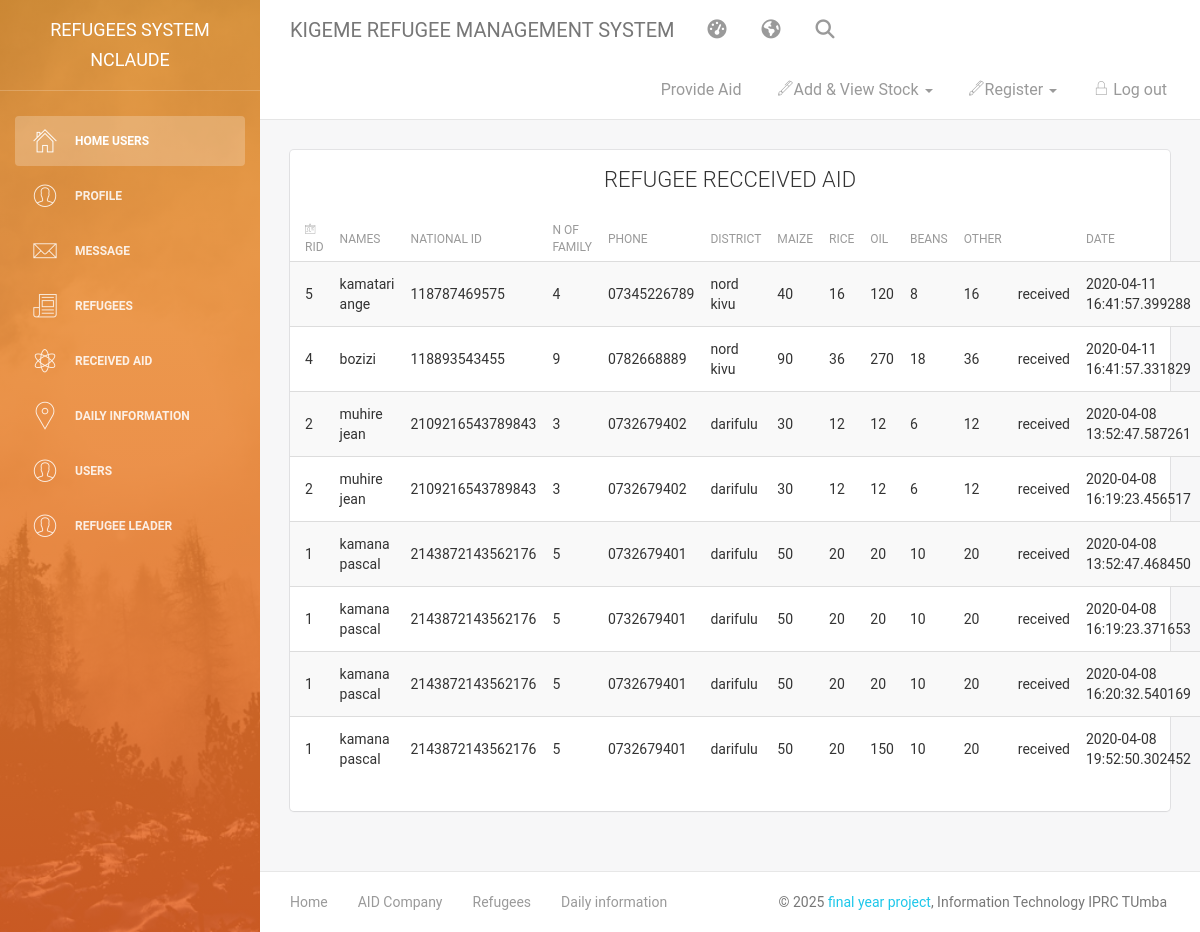
/workers/received_aid.php (signed in), run on the app's committed database.
### tables this page shows
CREATE TABLE `wait_final_received` (
  `wr_id` int(11) NOT NULL,
  `names` varchar(50) NOT NULL,
  `nida` varchar(16) NOT NULL,
  `r_id` int(11) NOT NULL,
  `number_fmly` int(11) NOT NULL,
  `phone` varchar(13) NOT NULL,
  `district` varchar(20) NOT NULL,
  `maize` int(11) NOT NULL,
  `rice` int(11) NOT NULL,
  `oil` int(11) NOT NULL,
  `beans` int(11) NOT NULL,
  `other` int(11) NOT NULL,
  `received` varchar(10) NOT NULL,
  `date` datetime(6) NOT NULL DEFAULT CURRENT_TIMESTAMP(6)
);

### workers/received_aid.php (the view, shortened to what this page needs)
<?php
if (isset($_SESSION['uid'])) {
    ?>
<!doctype html>
<html lang="en">
<head>
	<?php include("head_bootsrap_link.php");?>
</head>
<body>
<div class="wrapper">
    <div class="sidebar" data-color="orange" data-image="assets/img/sidebar-5.jpg">
      <?php
       include("left_panel_menu.php");
        ?>
    <div class="main-panel">
        <?php
         include("up_dashboard.php");
        ?>
        <div class="content">
            <div class="container-fluid">
                <div class="row">
                    <div class="col-md-12">
                        <div class="card">
                            <div class="header">
                               <h4 class="title"><center>REFUGEE RECCEIVED AID</center></h4>
                            </div>
                            <div class="content table-responsive table-full-width">
                              <form action="code/check_recv_code.php" method="POST">
                                <table class="table table-hover table-striped">
                                   <thead>
                                        <th><i class="pe-7s-id"></i>RID</th>
                                        <th>Names </th>
                                        <th>National Id</th>
                                        <th>N of family</th>
                                        <th>phone</th>
                                        <th>district</th>
                                        <th>maize</th>
                                        <th>rice</th>
                                        <th>oil</th>
                                        <th>beans</th>
                                        <th>other</th>
                                        <th></th>
                                        <th>date</th>
                                    </thead>
                                    <tbody>
                                         <?Php
class refugees{
  function __construct(){
try{
  include '../code/connection.php';
  $a=$con->prepare("SELECT * FROM `wait_final_received` WHERE received='received' order by r_id DESC");
  $a->execute();
  while($row=$a->fetch(PDO::FETCH_ASSOC)){
  ?>
                                        <tr>
                                            <td><?php echo $row['r_id']; ?></td>
                                            <td><?php echo $row['names']; ?></td>
                                            <td><?php echo $row['nida']; ?></td>
                                            <td><?php echo $row['number_fmly']; ?></td>
                                            <td><?php echo $row['phone']; ?></td>
                                            <td><?php echo $row['district']; ?></td>
                                            <td><?php echo $row['maize']; ?></td>
                                            <td><?php echo $row['rice']; ?></td>
                                            <td><?php echo $row['oil']; ?></td>
                                            <td><?php echo $row['beans']; ?></td>
                                            <td><?php echo $row['other']; ?></td>
                                            <td><?php echo $row['received']; ?></td>
                                            <td><?php echo $row['date']; ?></td>
                                        </tr>
                                         <?php
      }
    }catch(PDOException $e){echo"connetion error";}
  }
}
$obj=new refugees();
?>
                                    </tbody>
                                </table>
                                </form>
                            </div>
                        </div>
                    </div>
                     </div>
                </div>
            </div>
        <?php
        include("footer.php");
        ?>
      </div>
    </div>
</body>
</html>
<?php
}
else
{
   header('location:../index.php');
}
?>

### data on the page
wait_final_received: r "5", names "kamatari ange", nida "118787469575", number_fmly "4", phone "07345226789", district "nord kivu", maize "40", rice "16", oil "120", beans "8", other "16", received "received", date "2020-04-11 16:41:57.399288"
wait_final_received: r "4", names "bozizi", nida "118893543455", number_fmly "9", phone "0782668889", district "nord kivu", maize "90", rice "36", oil "270", beans "18", other "36", received "received", date "2020-04-11 16:41:57.331829"
wait_final_received: r "2", names "muhire jean", nida "2109216543789843", number_fmly "3", phone "0732679402", district "darifulu", maize "30", rice "12", oil "12", beans "6", other "12", received "received", date "2020-04-08 13:52:47.587261"
wait_final_received: r "2", names "muhire jean", nida "2109216543789843", number_fmly "3", phone "0732679402", district "darifulu", maize "30", rice "12", oil "12", beans "6", other "12", received "received", date "2020-04-08 16:19:23.456517"
wait_final_received: r "1", names "kamana pascal", nida "2143872143562176", number_fmly "5", phone "0732679401", district "darifulu", maize "50", rice "20", oil "20", beans "10", other "20", received "received", date "2020-04-08 13:52:47.468450"
wait_final_received: r "1", names "kamana pascal", nida "2143872143562176", number_fmly "5", phone "0732679401", district "darifulu", maize "50", rice "20", oil "20", beans "10", other "20", received "received", date "2020-04-08 16:19:23.371653"
wait_final_received: r "1", names "kamana pascal", nida "2143872143562176", number_fmly "5", phone "0732679401", district "darifulu", maize "50", rice "20", oil "20", beans "10", other "20", received "received", date "2020-04-08 16:20:32.540169"
wait_final_received: r "1", names "kamana pascal", nida "2143872143562176", number_fmly "5", phone "0732679401", district "darifulu", maize "50", rice "20", oil "150", beans "10", other "20", received "received", date "2020-04-08 19:52:50.302452"

### other printed values
$user "NCLAUDE"
